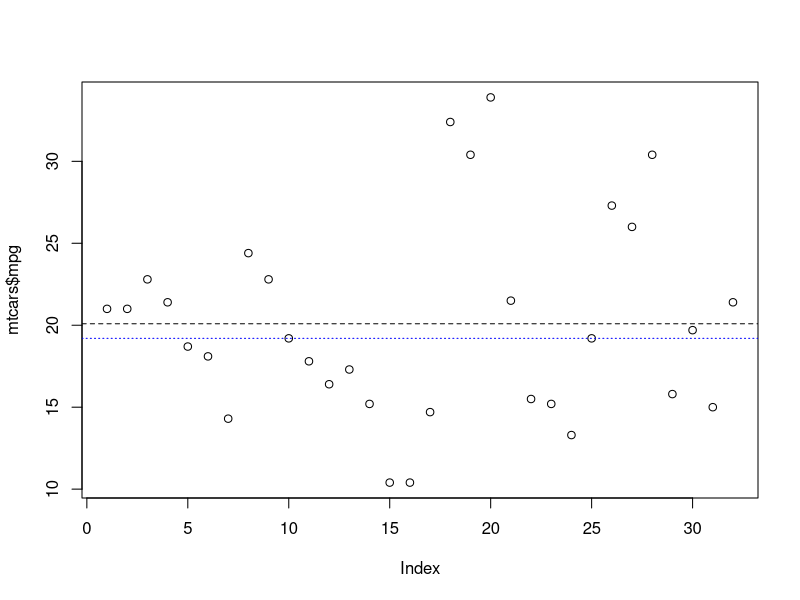
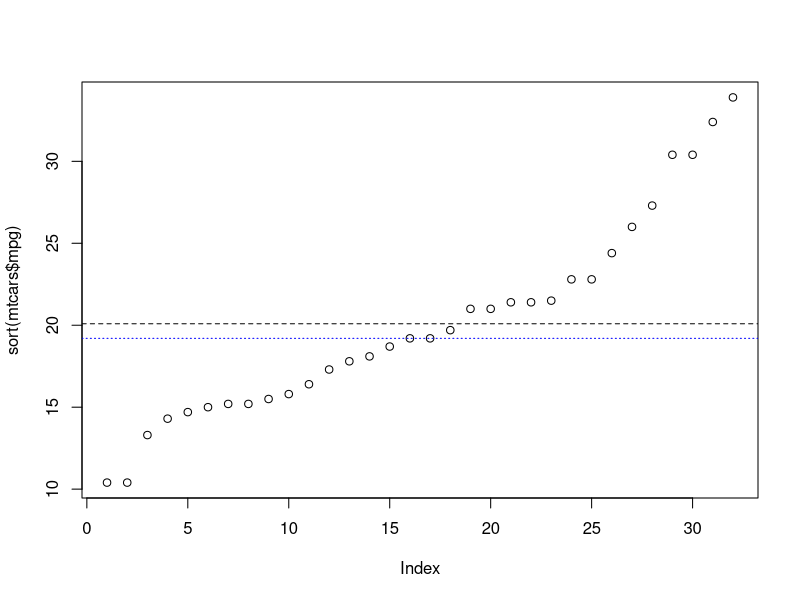
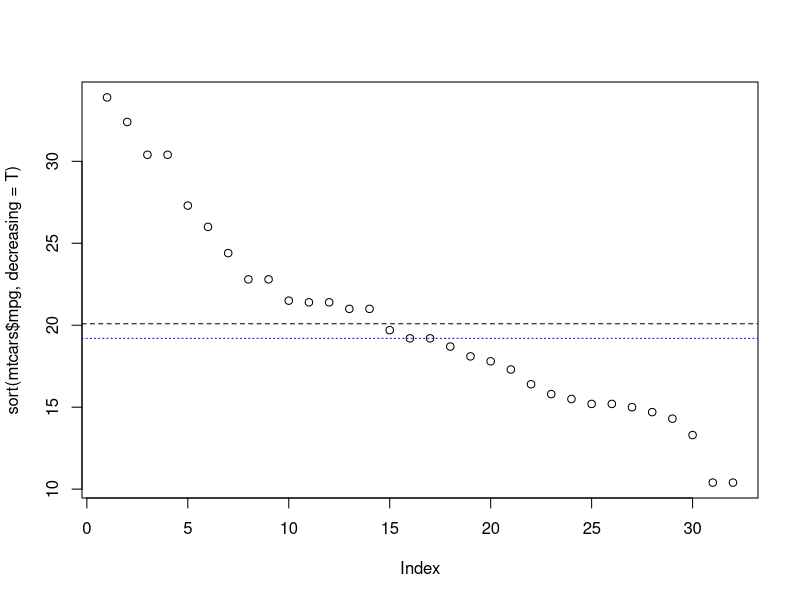
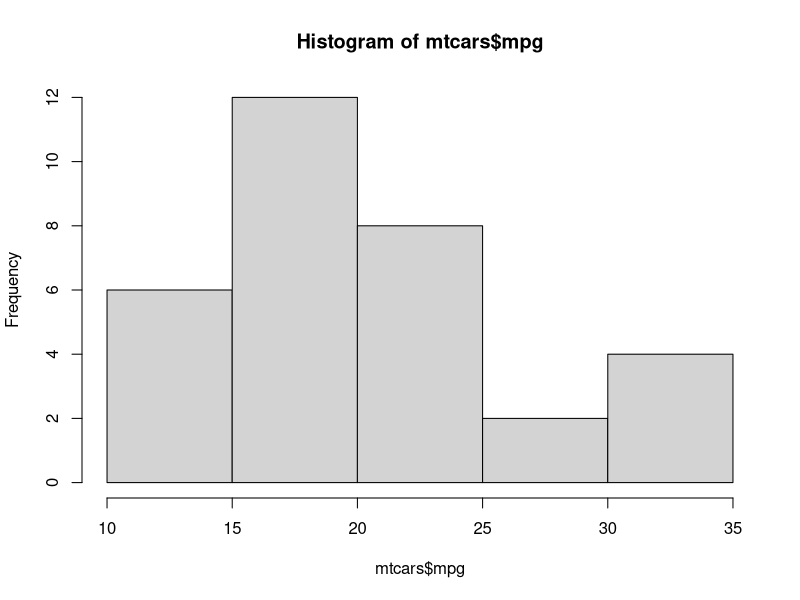
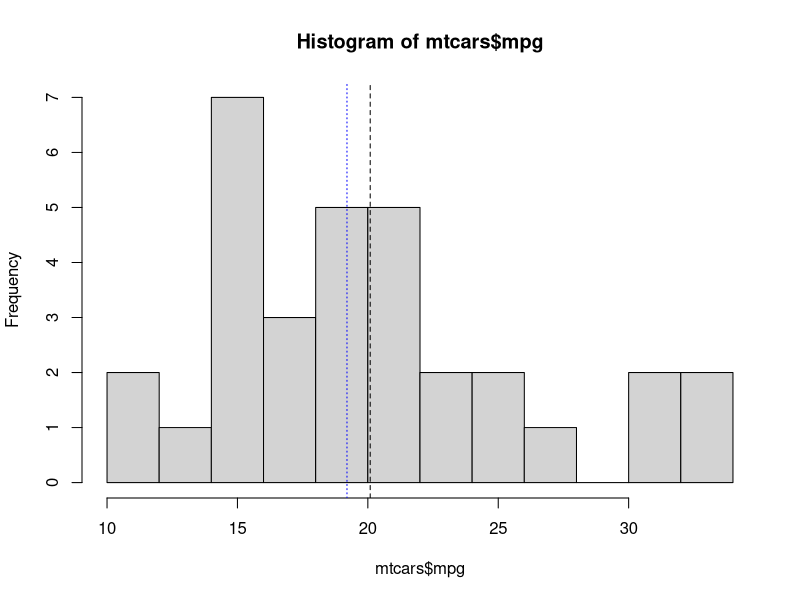
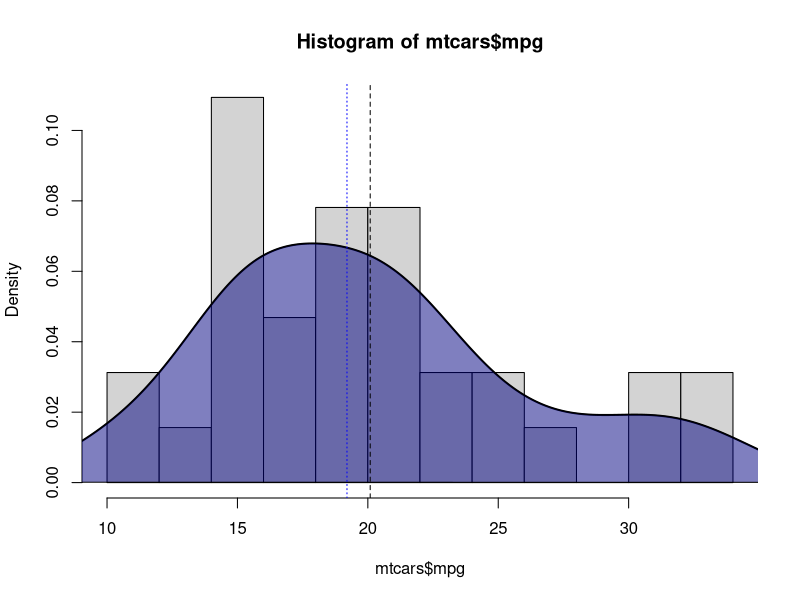
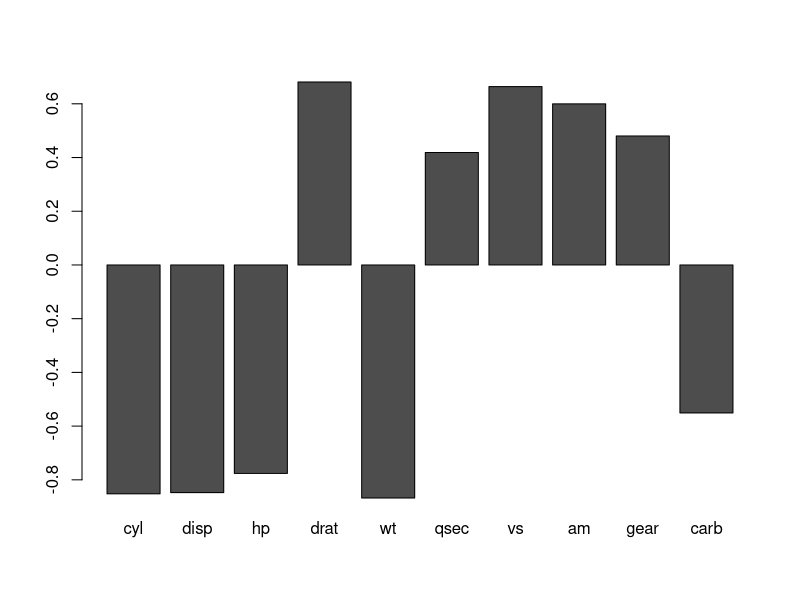
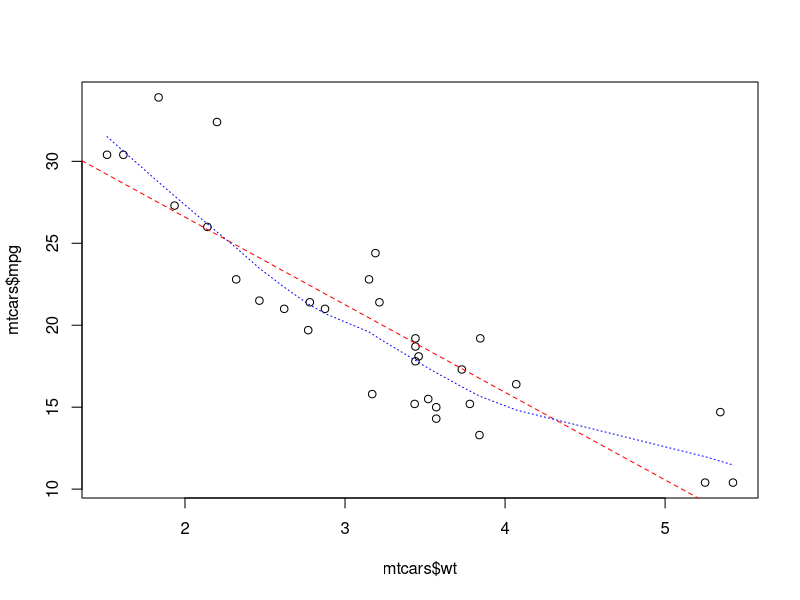

R code for these plots, in order:

head(mtcars)
dim(mtcars)

# check the distribution of the target
plot(mtcars$mpg)
abline(h = mean(mtcars$mpg), lty = 2)
abline(h = median(mtcars$mpg), lty = 3, col = 'blue')

# 평균과 중위수가 일치하지 않는다면 대칭 분포가 아님
# (= Skewed)

plot(sort(mtcars$mpg))
abline(h=mean(mtcars$mpg), lty=2)
abline(h=median(mtcars$mpg), lty=3, col="blue")

plot(sort(mtcars$mpg, decreasing=T))
abline(h=mean(mtcars$mpg), lty=2)
abline(h=median(mtcars$mpg), lty=3, col="blue")

# 분포의 히스토그램과 밀도플롯
hist(mtcars$mpg)
hist(mtcars$mpg, breaks = 10)
abline(v = mean(mtcars$mpg), lty = 2)
abline(v = median(mtcars$mpg), lty = 3, col = 'blue')


hist(mtcars$mpg, breaks = 10, prob = T)
lines(density(mtcars$mpg), lwd = 2)
polygon(density(mtcars$mpg), col = rgb(0, 0, 0.5, 0.5))
abline(v = mean(mtcars$mpg), lty = 2)
abline(v = median(mtcars$mpg), lty = 3, col = 'blue')

# target과의 상관계수 확인
barplot(cor(as.matrix(mtcars[,1]), as.matrix(mtcars[, -1])))

# drat = Rear axle Ratio

# scatter plot
plot(mtcars$wt, mtcars$mpg)
abline(lm(mtcars$mpg~mtcars$wt), col = 'red', lty = 2)

cor(mtcars$wt, mtcars$mpg)
cor.test(mtcars$wt, mtcars$mpg)

# add locally-weighted polynomial regression smoothing
lines(lowess(mtcars$mpg~mtcars$wt), col = 'blue', lty = 3)


# 선형 관계 아님 -> 분포 전환 필요

# scatter plot (Y ~ X1 + X2)

# 두 x변수들 사이의 관계 확인
plot(mtcars$wt, mtcars$drat)

# 두 변수들과 target 관계 확인
plot(mtcars$wt, mtcars$drat,
     col = ifelse(mtcars$mpg>quantile(mtcars$mpg, .7), "red", "blue"),
     main = "mpg by wt and drat")

plot(mtcars$wt, mtcars$drat,
     col = ifelse(mtcars$mpg>quantile(mtcars$mpg, .7), "red", "blue"),
     main = "mpg by wt and drat",
     pch = 19, cex = 1.2,
     xlim = c(0, max(mtcars$wt)),
     ylim = c(0, max(mtcars$drat)),
     xlab = 'weight', ylab = 'Rear axle ratio(drat)')
grid(5)
lines(lowess(mtcars$drat~mtcars$wt),
      lty = 3, lwd = 2)

# continuous coloring

# UDF for standarize anomaly score
# 스코어의 스케일을 0~1사이로 변환하기 위한 사용자 정의 함수 
stnd <- function(x){
  x1 <- (x-min(x)) / (max(x) - min(x))
  return(x1)
}

plot(mtcars$wt, mtcars$drat,
     col = rgb(stnd(mtcars$mpg), 0, 1-stnd(mtcars$mpg)),
     pch = 19, cex = 1.2,
     xlim = c(0, max(mtcars$wt)),
     ylim = c(0, max(mtcars$drat)),
     xlab = "weight",
     ylab = "Rear axle ratio(drat)")
grid(5)
lines(lowess(mtcars$drat~mtcars$wt),
      lty = 3, lwd = 2)

# give transparency
plot(mtcars$wt, mtcars$drat,
     col = rgb(stnd(mtcars$mpg), 0, 1-stnd(mtcars$mpg), 0.5),
     pch = 19, cex = 1.2,
     xlim = c(0, max(mtcars$wt)),
     ylim = c(0, max(mtcars$drat)),
     xlab = "weight",
     ylab = "Rear axle ratio(drat)")
grid(5)
lines(lowess(mtcars$drat~mtcars$wt),
      lty = 3, lwd = 2)

# show the car names
text(mtcars$wt, mtcars$drat, labels = row.names(mtcars),
     cex = 0.5, pos = 2)

# To find anomaly data
plot(sort(mtcars$mpg))
abline(h = c(12, 30), lty = 3)

plot(mtcars$wt, mtcars$drat,
     col = rgb(stnd(mtcars$mpg), 0, 1-stnd(mtcars$mpg), 0.5),
     pch = 19, cex = 1.2,
     xlim = c(0, max(mtcars$wt)),
     ylim = c(0, max(mtcars$drat)),
     xlab = "weight",
     ylab = "Rear axle ratio(drat)")
grid(5)
lines(lowess(mtcars$drat~mtcars$wt),
      lty = 3, lwd = 2)

text(mtcars$wt, mtcars$drat,
     labels = ifelse(mtcars$mpg>30 | mtcars$mpg < 12, row.names(mtcars), ""),
     cex = 0.8, pos = 2)
